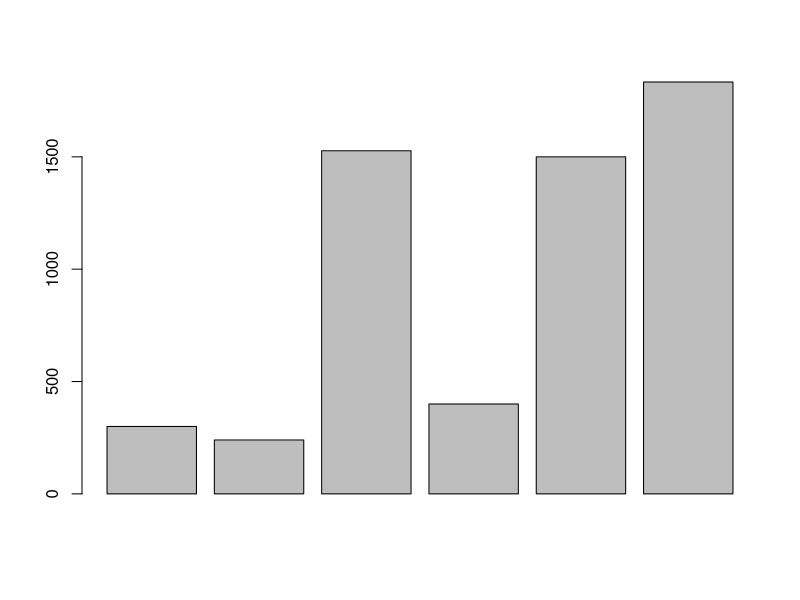
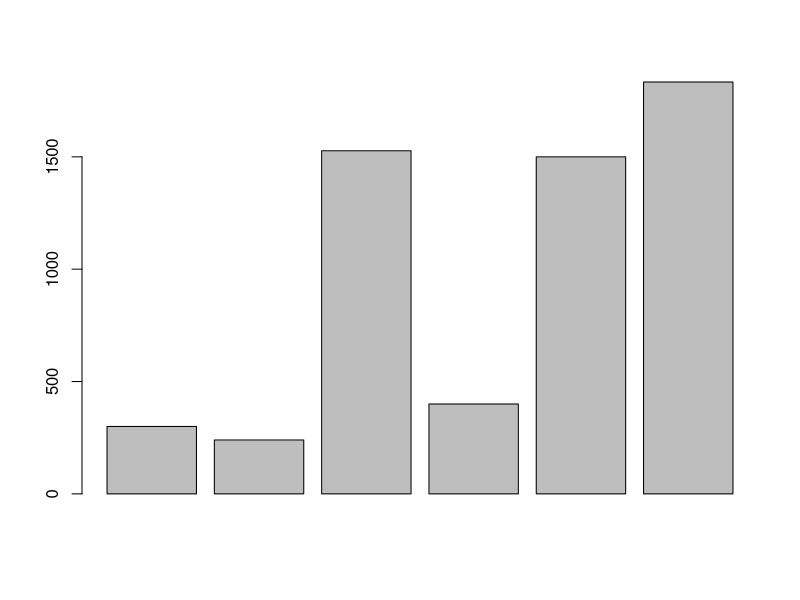
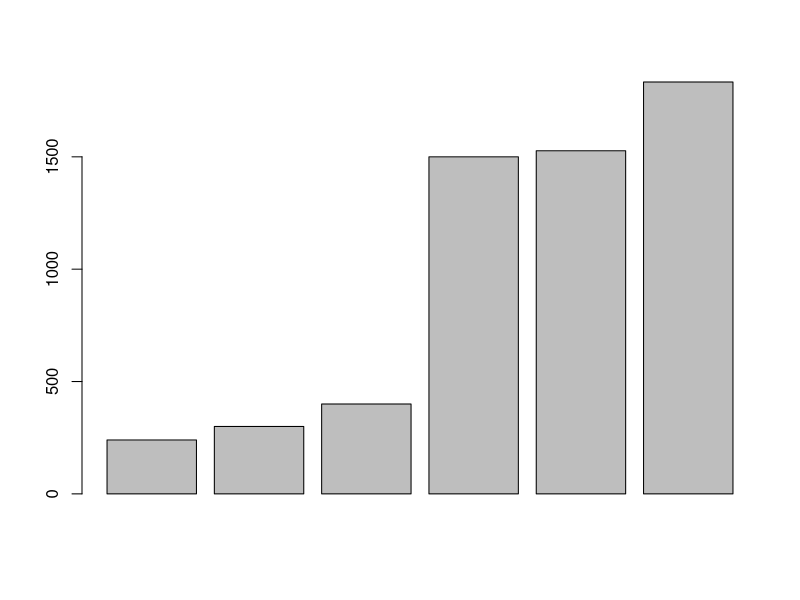
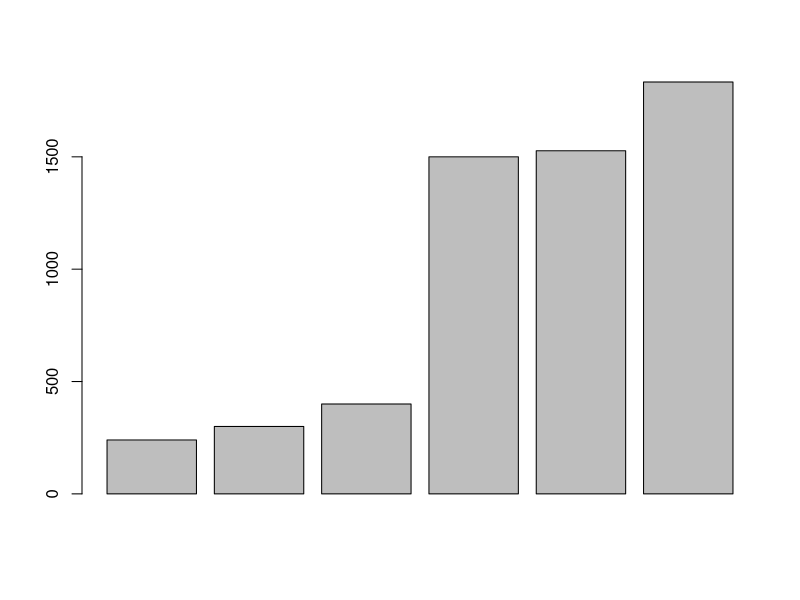
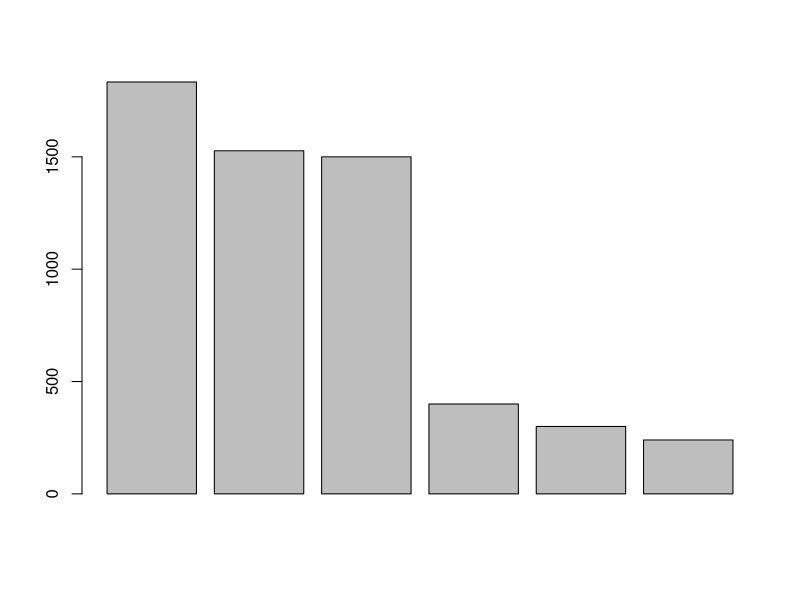
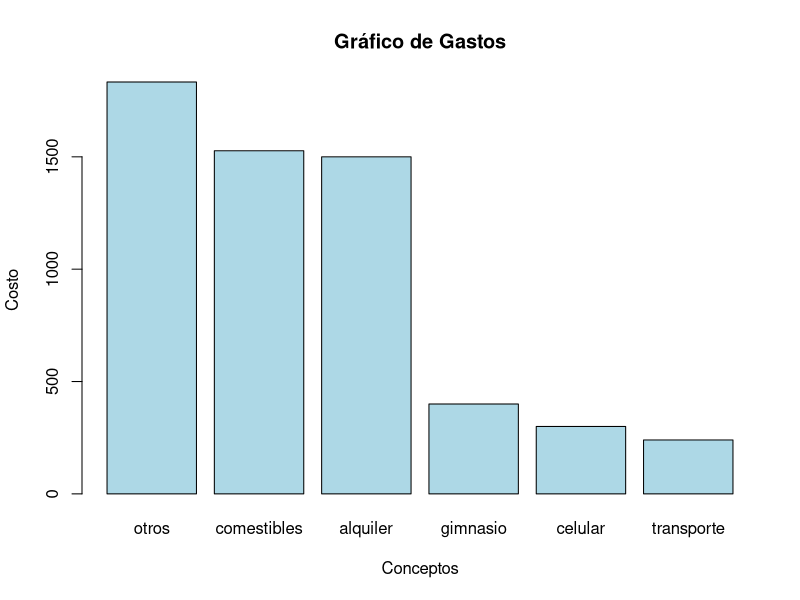

Source code (R) for these figures, in order:
# Script_Lab 1
# 17/02/2026
# Miguel Salinas Gutiérrez
# Matrícula 1530268

#Parte 1 R y Rstudio
#Primer contacto con la consola de R.

#Comencemos a escribir cosas básicas en la consola, usando R como calculadora
#científica. Por ejemplo, considere las facturas mensuales de una estudiante
#universitaria de la MCF: teléfono celular $ 300, transporte $ 240,
#comestibles $ 1527, gimnasio $ 400, alquiler $ 1500, otros $ 1833.
#Puede usar R para encontrar los gastos totales de la estudiante:
# Gastos totales
300 + 240 + 1527 + 400 + 1500 + 1833
## [1] 5800
#A menudo, será más conveniente crear objetos o variables que almacenen uno o
#más valores. Para hacer esto, escriba el nombre de la variable, seguido del
#operador de asignación <-, seguido del valor asignado. Por ejemplo, podrás
#crear un objeto llamado celular para los gastos de facturación de telefonía
#celular, después inspecciona el objeto creado.

celular <- 300
celular

#Todas las declaraciones de R en las que crea objetos, “asignaciones”, tienen
#esta forma: objeto <- valor
#esto significa que asigna un valor a un objeto dado; puede leer la asignación
#anterior como celular se le asigna el valor de "300”.
#Realiza más asignaciones para crear variables de transporte, comestibles,
#gimnasio, alquiler y otros con sus montos correspondientes.

transporte <- 240
comestibles <- 1527
gimnasio <- 400
alquiler <- 1500
otros <- 1833

#Ahora que tiene todas las variables, cree un objeto total con la suma de los gastos:
#Gasto mensual
suma_mensual <- celular + transporte + comestibles + gimnasio + alquiler + otros
suma_mensual
## [1] 5800

#Suponiendo que la estudiante tiene los mismos gastos todos los meses, ¿cuánto
#gastaría durante un semestre escolar? (suponga que el semestre implica cinco meses).

suma_mensual * 5
## [1] 29000

#Manteniendo la misma suposición sobre los gastos mensuales, ¿cuánto gastaría la
#estudiante durante un año escolar? (suponga que el año académico es de 10 meses).

suma_mensual * 5 * 2
## [1] 58000

suma_mensual * 10
## [1] 58000

#Nombre de los objetos
#Hay ciertas reglas que debe seguir al crear objetos y variables. Los nombres de
#los objetos no pueden comenzar con un dígito y no pueden contener otros caracteres
#como una coma o un espacio.
#Los siguientes ejemplos son correctos para el nombre de los objetos.

#yo_uso_guion_bajo # Correcto
#otras.personas.usan.punto # Correcto
#OtrosUsanMayusculas # Correcto
#Los siguientes características en los nombres de los objetos no son aceptados
#(asignaciones invalidas):
# no puede iniciar con un número:
#Incorecto 5variable <- 5
# no puede iniciar con guión bajo:
#Incorecto _invalid <- 10

# no puede contener una coma:
#Incorecto my,variable <- 3
# no puede contener espacios:
#Incorecto my variable <- 1
# Es correcto pero muy largo:
#this_is_a_really_long_name <- 3.5
#Funciones
# R tiene muchas funciones [Crawley, 2007, Field et al., 2012, R Core Team, 2016].
# Para usar una función debes escribir su nombre seguido de paréntesis. Dentro del
# paréntesis se establece una entrada. La mayoría de las funciones producirán
#algún tipo de salida:
# Valor absoluto (absolute value)
abs(10)
## [1] 10
abs(-4)
## [1] 4
# Raíz cuadrada (square root)
sqrt(9)
## [1] 3
# Logáritmo natural (natural logarithm)
log(2)
## [1] 0.6931472

#Este es un comentario
#este es otro comentario
2 * 9
## [1] 18
4 + 5 # también se puede colocar comentario
## [1] 9
#Detectar mayúsculas y minúsculas
celular <- 300
Celular <- -300
CELULAR <- 8000

celular + Celular
## [1] 0
CELULAR-celular
## [1] 7700
# Documentación acerca de la función abs
help(abs)
## starting httpd help server ... done
?abs # Alternativamente
# Documentación acerca de la función mean
help(mean)
?mean # Alternativamente
# buscar absolute
help.search("absolute")
??absolute # Alternativamente

# Autoevaluación
#Toma los objetos creados de la estudiantes (i.e variables) transporte,
#comestibles, gimnasio,alquiler y otros y escribamos dentro de la función de
#combinación c() para crear un vector llamado gastos:
celular <- 300
transporte <- 240
comestibles <- 1527
gimnasio <- 400
alquiler <- 1500
otros <- 1833

gastos <- c(celular, transporte, comestibles, gimnasio, alquiler, otros)

## [1] 300 240 1527 400 1500 1833
#Ahora, use la función gráfica barplot() para producir un diagrama de barras de gastos:
barplot(gastos)

#Descubra cómo utilizar sort() para ordenar los elementos en la variable gastos, con el fin de
#organizar elementos en gastos en orden decreciente.
barplot(gastos)
sort(gastos)

barplot(sort(gastos))
gastos_ordenados <- c(sort(gastos))
barplot(gastos_ordenados)

#Descubra cómo utilizar sort() y barplot() para producir un gráfico de barras con barras en
#orden decreciente
?sort
gastos_ordenados <- sort(gastos, decreasing = TRUE)
barplot(gastos_ordenados)

# Ejercicio graficar y ponerle nombres
nombres <- c("otros", "comestibles", "alquiler", "gimnasio", "celular", "transporte")
# Crear el gráfico de barras con nombres
barplot(gastos_ordenados, names.arg = nombres, col = "lightblue", main = "Gráfico de Gastos", xlab = "Conceptos", ylab = "Costo")

# Parte II Variables ------------------------------------------------------


#Parte II: Variables
variables <- c("Nombre de estudiante",
               "Fecha de nacimiento",
               "Edad",
               "Direccion de casa",
               "Numero de telefono",
               "Area principal de estudio",
               "Grado universitario",
               "Puntaje examen mitad de periodo",
               "Calificacion general",
               "Tiempo para completar examen",
               "Numero de hermanos")
tipo_variable <- c("Cualitativa",
                   "Cualitativa",
                   "Cuantitativa",
                   "Cualitativa",
                   "Cualitativa",
                   "Cualitativa",
                   "Cualitativa",
                   "Cuantitativa",
                   "Cualitativa",
                   "Cuantitativa",
                   "Cuantitativa")
# Unir todo en una tabla (data frame)

tabla_variables <- data.frame(Variable = variables,
                              Tipo = tipo_variable)

# Mostrar la tabla

tabla_variables
